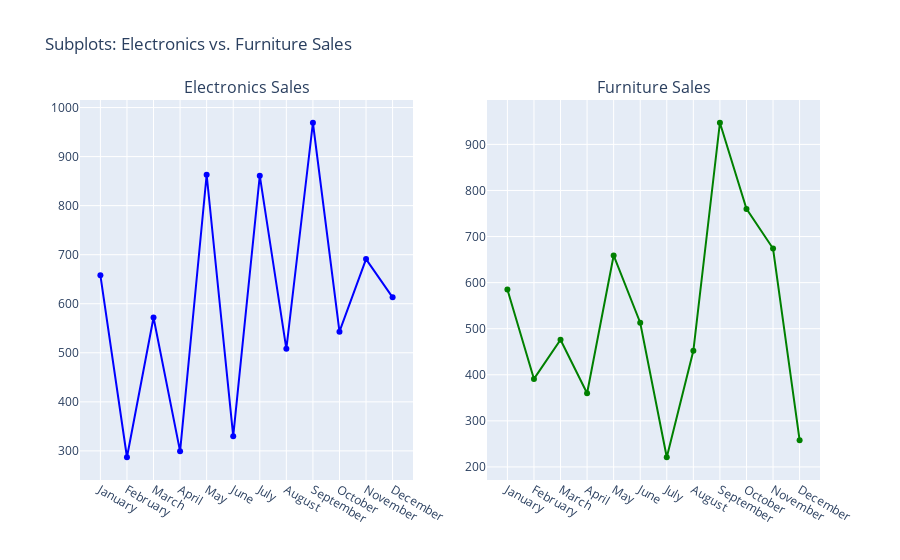

The notebook cell this image was saved under:
### Code cell
# %%

# 6. SUBPLOTS WITH MULTIPLE LINE CHARTS
# For advanced layouts, we can use Plotly's make_subplots to display multiple line charts in one figure.

from plotly.subplots import make_subplots

fig_subplots = make_subplots(
    rows=1, cols=2,
    subplot_titles=("Electronics Sales", "Furniture Sales")
)

# Filter data for Electronics and Furniture
df_electronics = df[df["Category"] == "Electronics"]
df_furniture = df[df["Category"] == "Furniture"]

# Create a line chart for Electronics in subplot (1,1)
fig_subplots.add_trace(
    go.Scatter(
        x=df_electronics["Month"],
        y=df_electronics["Sales"],
        mode="lines+markers",
        name="Electronics",
        line=dict(width=2, color="blue")
    ),
    row=1, col=1
)

# Create a line chart for Furniture in subplot (1,2)
fig_subplots.add_trace(
    go.Scatter(
        x=df_furniture["Month"],
        y=df_furniture["Sales"],
        mode="lines+markers",
        name="Furniture",
        line=dict(width=2, color="green")
    ),
    row=1, col=2
)

fig_subplots.update_layout(
    title="Subplots: Electronics vs. Furniture Sales",
    showlegend=False
)
fig_subplots.show()

### Figure 1 — Plotly figure (JSON) as saved in the notebook; plotly's stock layout.template omitted (floating-point values rounded to 4 significant figures)
{"data": [{"line": {"color": "blue", "width": 2}, "mode": "lines+markers", "name": "Electronics", "type": "scatter", "x": ["January", "February", "March", "April", "May", "June", "July", "August", "September", "October", "November", "December"], "xaxis": "x", "y": [658, 287, 572, 299, 863, 330, 861, 508, 969, 543, 691, 613], "yaxis": "y"}, {"line": {"color": "green", "width": 2}, "mode": "lines+markers", "name": "Furniture", "type": "scatter", "x": ["January", "February", "March", "April", "May", "June", "July", "August", "September", "October", "November", "December"], "xaxis": "x2", "y": [585, 391, 476, 360, 659, 513, 221, 452, 947, 760, 674, 258], "yaxis": "y2"}], "layout": {"annotations": [{"font": {"size": 16}, "showarrow": false, "text": "Electronics Sales", "x": 0.225, "xanchor": "center", "xref": "paper", "y": 1, "yanchor": "bottom", "yref": "paper"}, {"font": {"size": 16}, "showarrow": false, "text": "Furniture Sales", "x": 0.775, "xanchor": "center", "xref": "paper", "y": 1, "yanchor": "bottom", "yref": "paper"}], "showlegend": false, "title": {"text": "Subplots: Electronics vs. Furniture Sales"}, "xaxis": {"anchor": "y", "domain": [0, 0.45]}, "xaxis2": {"anchor": "y2", "domain": [0.55, 1]}, "yaxis": {"anchor": "x", "domain": [0, 1]}, "yaxis2": {"anchor": "x2", "domain": [0, 1]}}}
